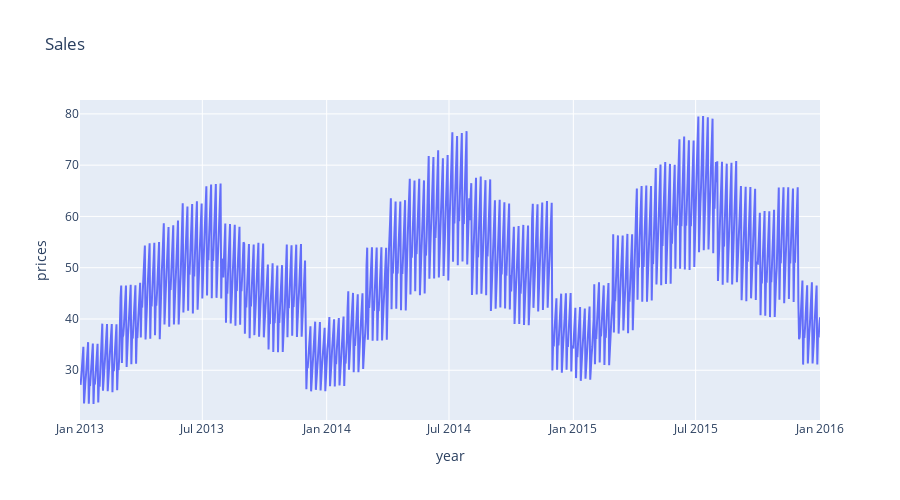

Notebook code cell kept with this figure:
### Markdown cell above
# Visualizing and Plotting our Data
It is very important to plot and visualize the data to get a good grasp of what is happening. For this, I have decided to use plotly, but you can use any other visualizaiton library such as seaborn and matplotlib. We are using plotly graph objects since we will need to create subplots later.

### Code cell
fig  = make_subplots()
fig.add_trace(go.Scatter(x=training_data.index,y=training_data.sales,name="Zoom"))
fig.update_layout(autosize=True,width=900,height=500,title_text="Sales")
fig.update_xaxes(title_text="year")
fig.update_yaxes(title_text="prices")
fig.show()

### Figure 1 — Plotly figure (JSON) as saved in the notebook; plotly's stock layout.template omitted (floating-point values rounded to 4 significant figures; data arrays with more than 128 entries replaced by an {"elided": "..."} marker saying what was removed)
{"data": [{"name": "Zoom", "type": "scatter", "x": {"elided": "1096 str values"}, "y": {"elided": "1096 float values"}}], "layout": {"autosize": true, "height": 500, "title": {"text": "Sales"}, "width": 900, "xaxis": {"anchor": "y", "domain": [0, 1], "title": {"text": "year"}}, "yaxis": {"anchor": "x", "domain": [0, 1], "title": {"text": "prices"}}}}
